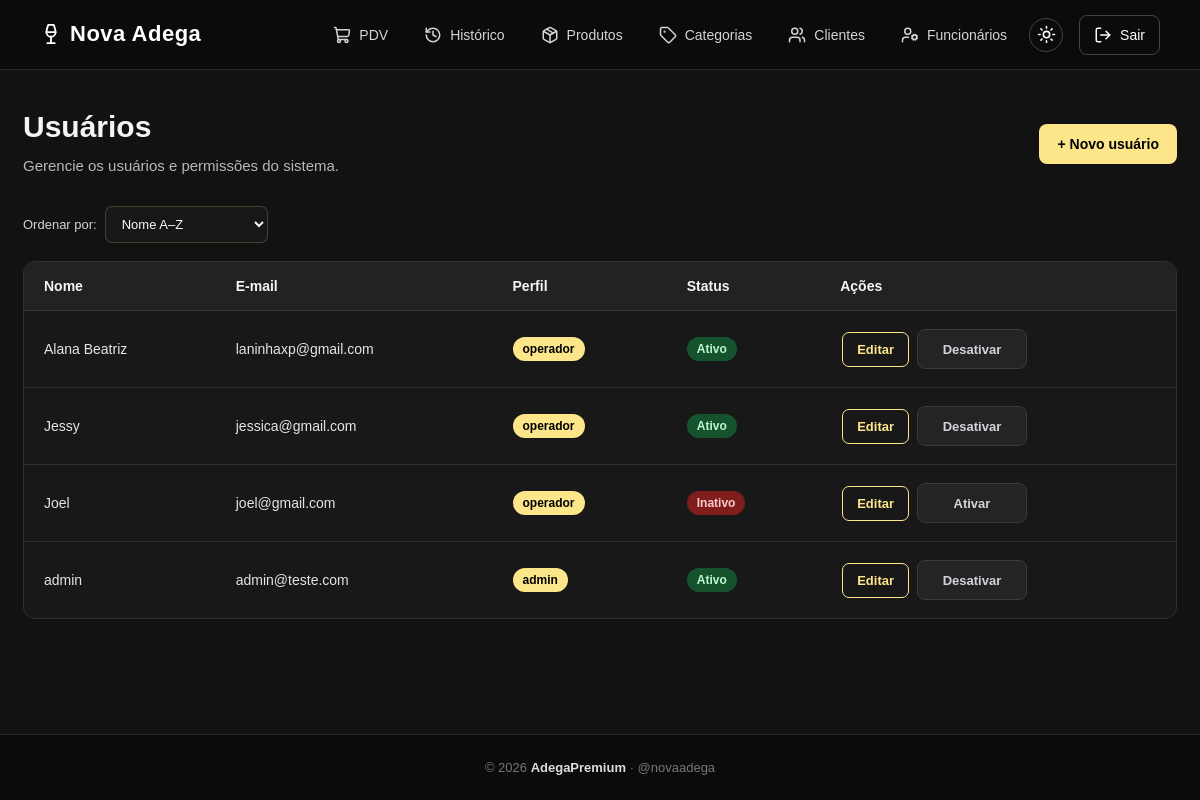
/usuarios/ (signed in), run on the app's committed database.
### app/models/usuarios.py (models this page shows)
class Usuario(Base):
    __tablename__ = "usuarios"
    id = Column(Integer, primary_key=True, autoincrement=True)
    nome = Column(String(100), nullable=False)
    email = Column(String(150), unique=True, nullable=False)
    senha_hash = Column(String(255), nullable=False)
    role = Column(String(20), nullable=False, default="operador")
    ativo = Column(Boolean, default=True)
    criando_em = Column(DateTime, server_default=func.now())

### app/controllers/usuario_controller.py (the view)
@router.get("/")
def listar_usuarios(
    request: Request,
    db: Session = Depends(get_db),
    admin = Depends(get_admin)
):
    ordenar = request.query_params.get("ordenar", "nome_asc")
    ordenacoes = {
        "nome_asc": Usuario.nome.asc(),
        "nome_desc": Usuario.nome.desc(),
        "email_asc": Usuario.email.asc(),
        "email_desc": Usuario.email.desc(),
        "perfil": Usuario.role.asc(),
        "ativos": Usuario.ativo.desc(),
        "inativos": Usuario.ativo.asc(),
        "recentes": Usuario.criando_em.desc()
    }
    criterio = ordenacoes.get(ordenar, Usuario.nome.asc())
    usuarios = db.query(Usuario).order_by(criterio).all()
    return templates.TemplateResponse(
        request,
        "usuarios/index.html",
        {
            "request": request,
            "usuario": admin,
            "usuarios": usuarios,
            "ordenar": ordenar
        }
    )

### app/templates/usuarios/index.html (shortened to what this page needs)
{% extends "base.html" %}
{% block styles %}
<link rel="stylesheet" href="/static/CSS/usuarios.css?v=4">
{% endblock %}
{% block content %}
<main class="container usuarios-container">
    <div class="titulo-pagina">
        <div>
            <h1>
                Usuários
            </h1>
            <p>
                Gerencie os usuários e permissões do sistema.
            </p>
        </div>
        <a href="/usuarios/novo" class="btn-novo">
            + Novo usuário
        </a>
    </div>
    <div class="usuarios-controles">
        <form
            method="GET"
            action="/usuarios/"
            class="usuarios-filtro"
        >
            <label for="ordenar">
                Ordenar por:
            </label>
            <select
                name="ordenar"
                id="ordenar"
                onchange="this.form.submit()"
            >
                <option value="nome_asc"
                    {% if ordenar == 'nome_asc' %}selected{% endif %}>
                    Nome A–Z
                </option>
            </select>
        </form>
    </div>
    <div class="tabela-container">
        <table>
            <thead>
                <tr>
                    <th>Nome</th>
                    <th>E-mail</th>
                    <th>Perfil</th>
                    <th>Status</th>
                    <th>Ações</th>
                </tr>
            </thead>
            <tbody>
                {% for u in usuarios %}
                <tr>
                    <td>
                        {{ u.nome }}
                    </td>
                    <td>
                        {{ u.email }}
                    </td>
                    <td>
                        <span class="perfil">
                            {{ u.role }}
                        </span>
                    </td>
                    <td>
                        {% if u.ativo %}
                        <span class="status ativo">
                            Ativo
                        </span>
                        {% else %}
                        <span class="status inativo">
                            Inativo
                        </span>
                        {% endif %}
                    </td>
                    <td class="acoes-usuario">
                        <a href="/usuarios/{{ u.id }}/editar" class="btn-editar">
                            Editar
                        </a>
                        <form action="/usuarios/{{ u.id }}/toggle-ativo" method="post" class="form-status">
                            <button type="submit" class="{{ 'btn-desativar' if u.ativo else 'btn-ativar' }}">
                                {{
                                "Desativar"
                                if u.ativo
                                else "Ativar"
                                }}
                            </button>
                        </form>
                    </td>
                </tr>
                {% endfor %}
            </tbody>
        </table>
    </div>
</main>
{% endblock %}

### app/static/CSS/home.css (style rules this page uses)
* { box-sizing: border-box; }
html { min-height: 100%; overflow-y: scroll; }
body { margin: 0; padding: 0; min-height: 100vh; font-family: Arial, Helvetica, sans-serif; background: #121212; color: #f9fafb; display: flex; flex-direction: column; }

### app/static/CSS/usuarios.css (style rules this page uses)
.container { width: min(1500px, calc(100% - 40px)); margin: 35px auto; color: var(--texto, #f5f5f5); }
.titulo-pagina { display: flex; align-items: center; justify-content: space-between; flex-wrap: wrap; gap: 20px; margin-bottom: 28px; }
.titulo-pagina h1 { margin: 0 0 10px; font-size: 30px; font-weight: 700; }
.titulo-pagina p { margin: 0; color: var(--texto-secundario, #b8b8b8); font-size: 15px; line-height: 1.6; }
.btn-novo { display: inline-flex; align-items: center; justify-content: center; padding: 12px 18px; border-radius: 8px; background: #FDE68A; color: #000000; text-decoration: none; font-size: 14px; font-weight: 600; transition: background 0.2s, transform 0.2s; }
.tabela-container { width: 100%; overflow-x: auto; border: 1px solid #303030; border-radius: 12px; background: #181818; }
.tabela-container table { width: 100%; border-collapse: collapse; text-align: left; }
.tabela-container thead { background: #222222; }
.tabela-container th { padding: 16px 20px; color: #f5f5f5; font-size: 14px; font-weight: 600; white-space: nowrap; border-bottom: 1px solid #383838; }
.tabela-container td { padding: 16px 20px; color: #e5e5e5; font-size: 14px; border-bottom: 1px solid #303030; }
.tabela-container tbody tr:last-child td { border-bottom: none; }
.perfil { display: inline-block; padding: 5px 10px; border-radius: 20px; background: #FDE68A; color: #000000; font-size: 12px; font-weight: 600; }
.status { display: inline-block; padding: 5px 10px; border-radius: 20px; font-size: 12px; font-weight: 600; }
.status.ativo { background: #14532d; color: #bbf7d0; }
.status.inativo { background: #7f1d1d; color: #fecaca; }
.acoes-usuario { white-space: nowrap; }
.acoes-usuario a, .acoes-usuario button { display: inline-flex; align-items: center; justify-content: center; min-height: 34px; padding: 7px 12px; margin: 2px; font-family: inherit; font-size: 13px; font-weight: 600; text-decoration: none; cursor: pointer; transition: background 0.2s; }
.acoes-usuario .btn-editar { display: inline-flex; align-items: center; justify-content: center; padding: 9px 14px; background: transparent; color: #FDE68A; border: 1px solid #FDE68A; border-radius: 7px; text-decoration: none; font-size: 13px; font-weight: 600; box-sizing: border-box; width: auto; min-width: 0; white-space: nowrap; cursor: pointer; transition: 0.2s ease; flex-shrink: 0; }
.btn-desativar, .btn-ativar { width: 110px; height: 40px; display: inline-flex; align-items: center; justify-content: center; padding: 0 12px; box-sizing: border-box; border-radius: 8px; font-size: 12px; font-weight: 600; text-decoration: none; cursor: pointer; white-space: nowrap; transition: background 0.2s ease, border-color 0.2s ease, color 0.2s ease, transform 0.2s ease; }
.btn-desativar { background: #242424; color: #D1D5DB; border: 1px solid #3A3A3A; }
.btn-ativar { background: #242424; color: #D1D5DB; border: 1px solid #3A3A3A; }
.form-status { display: inline; margin: 0; }
.page-wrapper > .usuarios-container { display: block; width: 100%; max-width: 1500px; margin: 0 auto; padding: 40px 23px 60px; box-sizing: border-box; }
.usuarios-controles { display: flex; align-items: center; justify-content: flex-start; margin-bottom: 18px; }
.usuarios-filtro { display: flex; align-items: center; gap: 8px; }
.usuarios-filtro label { color: #d6d3d1; font-size: 13px; font-weight: 500; white-space: nowrap; }
.usuarios-filtro select { min-width: 175px; padding: 9px 30px 9px 12px; background-color: #171717; color: #f9fafb; border: 1px solid rgba(253, 230, 138, 0.2); border-radius: 7px; font-size: 13px; font-family: inherit; cursor: pointer; outline: none; transition: border-color 0.2s, box-shadow 0.2s; }
.usuarios-filtro select option { background-color: #1e1e1e; color: #f9fafb; }

### data on the page
Usuario: nome "Alana Beatriz", email "laninhaxp@gmail.com", role "operador", shows "Ativo", ativo "Desativar"
Usuario: nome "Jessy", email "jessica@gmail.com", role "operador", shows "Ativo", ativo "Desativar"
Usuario: nome "Joel", email "joel@gmail.com", role "operador", shows "Inativo", ativo "Ativar"
Usuario: nome "admin", email "admin@teste.com", role "admin", shows "Ativo", ativo "Desativar"
